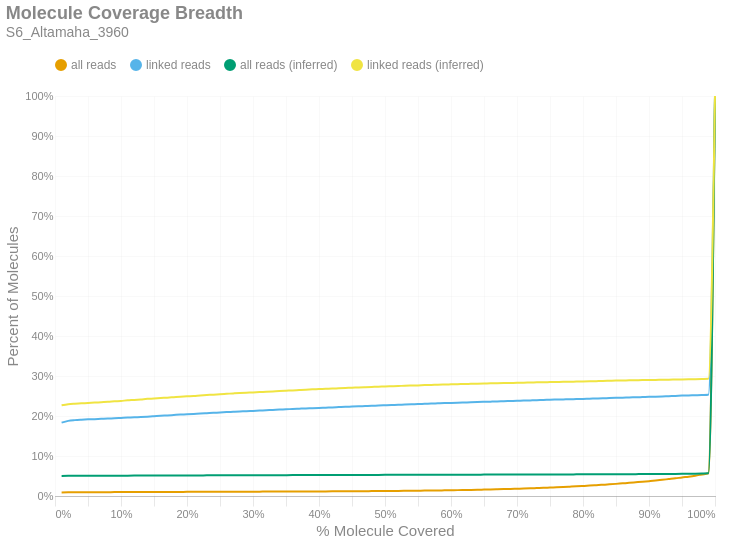

The notebook cell saved with this chart:
### Markdown cell above
### Molecule Read Coverage
This chart shows molecule coverage breadth as computed by the number of bases aligned to that molecule. In other words, "*how much of each unique long molecule is actually sequenced/aligned?*" Keep in mind there is a distinction between sequences and alignments, since some sequences belonging to a particular molecule may not align well and wouldn't appear in the alignment data. This chart also shows molecule coverage breadth as computed by the *inferred fragment* from which the aligned sequences originate. Unlike read coverage, this calculation takes into account the total insert size, including unsequenced gaps between the forward and reverse reads. Like the previous figures, these are cumulative percents.

### Code cell
if SKIPLR:
    print_html(f"Skipped")
else:
    binned_df = consolidated_hist(valids['coverage_bp'], mask, 0.01, True)
    binned_df_inf = consolidated_hist(valids['coverage_inserts'], mask, 0.01, True)
    binned_df = binned_df.with_columns(pl.lit(binned_df_inf['all reads (cumsum)']).alias('all reads (inferred)'))
    binned_df = binned_df.with_columns(pl.lit(binned_df_inf['linked reads (cumsum)']).alias('linked reads (inferred)'))
    binned_df = binned_df.with_columns(
        (pl.col('bin').cast(pl.Float64) + 0.01).alias('right_edge')
    )

    with SafeRender(binned_df):
        (
            density_plot(binned_df, 'Molecule Coverage Breadth', samplename, 'molcov', ['all reads (inferred)','linked reads (inferred)'])
            .encode(
                #x=alt.X('bin:Q', title="% Molecule Covered").axis(format = '%').scale(padding=0),
                x=alt.X('right_edge:Q', title="% Molecule Covered").axis(format='%').scale(padding=0),
                y=alt.Y('value:Q', title='Percent of Molecules')
                    .axis(format='%')
                    .stack(False)
                    .scale(domainMin=0, padding=0),
                color=alt.Color("key:N").scale(domain = ["all reads", "linked reads", "all reads (inferred)", "linked reads (inferred)"]),
                tooltip = [
                    alt.Tooltip("key:N", title = "Data Type"),
                    alt.Tooltip("range_label:N", title="% Molecule Covered"),
                    alt.Tooltip("value:Q", format = ".2%", title="% Molecules")
                ]
            )
        ).display()

### Figure 1 — Vega-Lite specification as saved in the notebook (floating-point values rounded to 4 significant figures)
{"width": "container", "height": 400, "config": {"title": {"anchor": "start", "dy": -15, "fontSize": 18, "color": "#888888", "subtitleColor": "#888888", "subtitleFontSize": 14}, "arc": {"fill": "#0072B2"}, "axis": {"domainColor": "#888888", "domainWidth": 0.5, "gridWidth": 0.2, "grid": false, "titleFontWeight": 400, "titleFontSize": 15, "labelFontSize": 11, "labelColor": "#888888", "tickColor": "#888888", "tickWidth": 0.2, "titleColor": "#888888"}, "axisBand": {"grid": false}, "axisX": {"grid": true, "tickSize": 10, "domainCap": "round"}, "axisY": {"domain": false, "grid": true, "tickSize": 0, "domainCap": "round"}, "background": "transparent", "header": {"labelFontSize": 15, "labelColor": "#888888", "titleFontSize": 15, "titleFontWeight": 600, "titleColor": "#888888"}, "legend": {"labelFont": "sans-serif", "labelFontSize": 12, "labelColor": "#888888", "symbolSize": 100, "symbolType": "circle", "titleFontSize": 12, "titlePadding": 10, "titleColor": "#888888", "title": null, "orient": "top"}, "range": {"category": ["#E69F00", "#56B4E9", "#009E73", "#F0E442", "#0072B2", "#D55E00", "#CC79A7", "#000000"], "diverging": ["#cfe8f3", "#a2d4ec", "#73bfe2", "#46abdb", "#1696d2", "#12719e"]}, "area": {"fill": "#0072B2", "fillOpacity": 0.7, "line": true, "strokeOpacity": 0.7}, "line": {"color": "#0072B2", "stroke": "#0072B2", "strokeWidth": 2}, "trail": {"color": "#0072B2", "stroke": "#0072B2", "strokeWidth": 0, "size": 1}, "point": {"filled": true, "fillOpacity": 1.0, "size": 95}, "text": {"color": "#888888", "fontSize": 11, "align": "right", "fontWeight": 400, "size": 11}, "bar": {"fill": "#0072B2", "stroke": null}, "view": {"stroke": null, "continuousWidth": 660, "continuousHeight": 400}}, "data": {"name": "data-c7e39354c4cbd5b3375de93594f77ee2"}, "mark": {"type": "line", "interpolate": "monotone", "point": {"opacity": 0, "size": 275}}, "encoding": {"color": {"field": "key", "scale": {"domain": ["all reads", "linked reads", "all reads (inferred)", "linked reads (inferred)"]}, "type": "nominal"}, "tooltip": [{"field": "key", "title": "Data Type", "type": "nominal"}, {"field": "range_label", "title": "% Molecule Covered", "type": "nominal"}, {"field": "value", "format": ".2%", "title": "% Molecules", "type": "quantitative"}], "x": {"axis": {"format": "%"}, "field": "right_edge", "scale": {"padding": 0}, "title": "% Molecule Covered", "type": "quantitative"}, "y": {"axis": {"format": "%"}, "field": "value", "scale": {"domainMin": 0, "padding": 0}, "stack": false, "title": "Percent of Molecules", "type": "quantitative"}}, "params": [{"name": "param_c36ac31b6afebe62", "select": {"type": "point", "fields": ["key"]}, "bind": "legend"}], "title": {"text": "Molecule Coverage Breadth", "subtitle": "S6_Altamaha_3960"}, "transform": [{"fold": ["all reads (cumsum)", "linked reads (cumsum)", "all reads (inferred)", "linked reads (inferred)"]}, {"calculate": "replace(datum.key, ' (cumsum)', '')", "as": "key"}, {"filter": {"param": "param_c36ac31b6afebe62"}}], "usermeta": {"embedOptions": {"downloadFileName": "S6_Altamaha_3960.molcov"}}, "$schema": "https://vega.github.io/schema/vega-lite/v6.1.0.json", "datasets": {"data-c7e39354c4cbd5b3375de93594f77ee2": [{"bin": "0.0", "interval": "0.0-0.01", "all reads": 0.008981, "linked reads": 0.1835, "all reads (cumsum)": 0.008981, "linked reads (cumsum)": 0.1835, "range_label": "0.0-0.01", "all reads (inferred)": 0.05024, "linked reads (inferred)": 0.227, "right_edge": 0.01}, {"bin": "0.01", "interval": "0.01-0.02", "all reads": 0.000248, "linked reads": 0.004293, "all reads (cumsum)": 0.009229, "linked reads (cumsum)": 0.1878, "range_label": "0.01-0.02", "all reads (inferred)": 0.05037, "linked reads (inferred)": 0.2296, "right_edge": 0.02}, {"bin": "0.02", "interval": "0.02-0.03", "all reads": 0.0001171, "linked reads": 0.001882, "all reads (cumsum)": 0.009346, "linked reads (cumsum)": 0.1897, "range_label": "0.02-0.03", "all reads (inferred)": 0.05043, "linked reads (inferred)": 0.2309, "right_edge": 0.03}, {"bin": "0.03", "interval": "0.03-0.04", "all reads": 7.77e-05, "linked reads": 0.001079, "all reads (cumsum)": 0.009424, "linked reads (cumsum)": 0.1908, "range_label": "0.03-0.04", "all reads (inferred)": 0.05048, "linked reads (inferred)": 0.2317, "right_edge": 0.04}, {"bin": "0.04", "interval": "0.04-0.05", "all reads": 6.493e-05, "linked reads": 0.0008035, "all reads (cumsum)": 0.009489, "linked reads (cumsum)": 0.1916, "range_label": "0.04-0.05", "all reads (inferred)": 0.05054, "linked reads (inferred)": 0.2326, "right_edge": 0.05}, {"bin": "0.05", "interval": "0.05-0.06", "all reads": 5.641e-05, "linked reads": 0.0005969, "all reads (cumsum)": 0.009545, "linked reads (cumsum)": 0.1922, "range_label": "0.05-0.06", "all reads (inferred)": 0.05059, "linked reads (inferred)": 0.2335, "right_edge": 0.06}, {"bin": "0.06", "interval": "0.06-0.07", "all reads": 4.577e-05, "linked reads": 0.0006887, "all reads (cumsum)": 0.009591, "linked reads (cumsum)": 0.1929, "range_label": "0.06-0.07", "all reads (inferred)": 0.05064, "linked reads (inferred)": 0.2345, "right_edge": 0.07}, {"bin": "0.07", "interval": "0.07-0.08", "all reads": 5.003e-05, "linked reads": 0.0006198, "all reads (cumsum)": 0.009641, "linked reads (cumsum)": 0.1935, "range_label": "0.07-0.08", "all reads (inferred)": 0.05069, "linked reads (inferred)": 0.2353, "right_edge": 0.08}, {"bin": "0.08", "interval": "0.08-0.09", "all reads": 7.131e-05, "linked reads": 0.001079, "all reads (cumsum)": 0.009713, "linked reads (cumsum)": 0.1946, "range_label": "0.08-0.09", "all reads (inferred)": 0.05076, "linked reads (inferred)": 0.2366, "right_edge": 0.09}, {"bin": "0.09", "interval": "0.09-0.1", "all reads": 5.322e-05, "linked reads": 0.0007117, "all reads (cumsum)": 0.009766, "linked reads (cumsum)": 0.1953, "range_label": "0.09-0.1", "all reads (inferred)": 0.05082, "linked reads (inferred)": 0.2378, "right_edge": 0.1}, {"bin": "0.1", "interval": "0.1-0.11", "all reads": 5.641e-05, "linked reads": 0.0007117, "all reads (cumsum)": 0.009822, "linked reads (cumsum)": 0.196, "range_label": "0.1-0.11", "all reads (inferred)": 0.05089, "linked reads (inferred)": 0.2392, "right_edge": 0.11}, {"bin": "0.11", "interval": "0.11-0.12", "all reads": 5.428e-05, "linked reads": 0.0008494, "all reads (cumsum)": 0.009876, "linked reads (cumsum)": 0.1968, "range_label": "0.11-0.12", "all reads (inferred)": 0.05094, "linked reads (inferred)": 0.2402, "right_edge": 0.12}, {"bin": "0.12", "interval": "0.12-0.13", "all reads": 4.258e-05, "linked reads": 0.0006428, "all reads (cumsum)": 0.009919, "linked reads (cumsum)": 0.1975, "range_label": "0.12-0.13", "all reads (inferred)": 0.05101, "linked reads (inferred)": 0.2414, "right_edge": 0.13}, {"bin": "0.13", "interval": "0.13-0.14", "all reads": 5.535e-05, "linked reads": 0.0008494, "all reads (cumsum)": 0.009974, "linked reads (cumsum)": 0.1983, "range_label": "0.13-0.14", "all reads (inferred)": 0.05108, "linked reads (inferred)": 0.2428, "right_edge": 0.14}, {"bin": "0.14", "interval": "0.14-0.15", "all reads": 6.493e-05, "linked reads": 0.001125, "all reads (cumsum)": 0.01004, "linked reads (cumsum)": 0.1994, "range_label": "0.14-0.15", "all reads (inferred)": 0.05113, "linked reads (inferred)": 0.2438, "right_edge": 0.15}, {"bin": "0.15", "interval": "0.15-0.16", "all reads": 7.131e-05, "linked reads": 0.001217, "all reads (cumsum)": 0.01011, "linked reads (cumsum)": 0.2007, "range_label": "0.15-0.16", "all reads (inferred)": 0.05119, "linked reads (inferred)": 0.2449, "right_edge": 0.16}, {"bin": "0.16", "interval": "0.16-0.17", "all reads": 5.535e-05, "linked reads": 0.0008724, "all reads (cumsum)": 0.01017, "linked reads (cumsum)": 0.2015, "range_label": "0.16-0.17", "all reads (inferred)": 0.05123, "linked reads (inferred)": 0.2459, "right_edge": 0.17}, {"bin": "0.17", "interval": "0.17-0.18", "all reads": 5.215e-05, "linked reads": 0.0009642, "all reads (cumsum)": 0.01022, "linked reads (cumsum)": 0.2025, "range_label": "0.17-0.18", "all reads (inferred)": 0.05129, "linked reads (inferred)": 0.247, "right_edge": 0.18}, {"bin": "0.18", "interval": "0.18-0.19", "all reads": 5.748e-05, "linked reads": 0.0009642, "all reads (cumsum)": 0.01028, "linked reads (cumsum)": 0.2035, "range_label": "0.18-0.19", "all reads (inferred)": 0.05135, "linked reads (inferred)": 0.2482, "right_edge": 0.19}, {"bin": "0.19", "interval": "0.19-0.2", "all reads": 4.79e-05, "linked reads": 0.0007805, "all reads (cumsum)": 0.01032, "linked reads (cumsum)": 0.2042, "range_label": "0.19-0.2", "all reads (inferred)": 0.0514, "linked reads (inferred)": 0.2493, "right_edge": 0.2}, {"bin": "0.2", "interval": "0.2-0.21", "all reads": 5.748e-05, "linked reads": 0.0009183, "all reads (cumsum)": 0.01038, "linked reads (cumsum)": 0.2052, "range_label": "0.2-0.21", "all reads (inferred)": 0.05145, "linked reads (inferred)": 0.2501, "right_edge": 0.21}, {"bin": "0.21", "interval": "0.21-0.22", "all reads": 5.854e-05, "linked reads": 0.00101, "all reads (cumsum)": 0.01044, "linked reads (cumsum)": 0.2062, "range_label": "0.21-0.22", "all reads (inferred)": 0.05152, "linked reads (inferred)": 0.2514, "right_edge": 0.22}, {"bin": "0.22", "interval": "0.22-0.23", "all reads": 5.003e-05, "linked reads": 0.0008724, "all reads (cumsum)": 0.01049, "linked reads (cumsum)": 0.207, "range_label": "0.22-0.23", "all reads (inferred)": 0.05157, "linked reads (inferred)": 0.2525, "right_edge": 0.23}, {"bin": "0.23", "interval": "0.23-0.24", "all reads": 5.854e-05, "linked reads": 0.0008494, "all reads (cumsum)": 0.01055, "linked reads (cumsum)": 0.2079, "range_label": "0.23-0.24", "all reads (inferred)": 0.05162, "linked reads (inferred)": 0.2534, "right_edge": 0.24}, {"bin": "0.24", "interval": "0.24-0.25", "all reads": 5.535e-05, "linked reads": 0.0009871, "all reads (cumsum)": 0.0106, "linked reads (cumsum)": 0.2089, "range_label": "0.24-0.25", "all reads (inferred)": 0.05168, "linked reads (inferred)": 0.2545, "right_edge": 0.25}, {"bin": "0.25", "interval": "0.25-0.26", "all reads": 5.215e-05, "linked reads": 0.0008494, "all reads (cumsum)": 0.01066, "linked reads (cumsum)": 0.2097, "range_label": "0.25-0.26", "all reads (inferred)": 0.05173, "linked reads (inferred)": 0.2555, "right_edge": 0.26}, {"bin": "0.26", "interval": "0.26-0.27", "all reads": 4.896e-05, "linked reads": 0.0007346, "all reads (cumsum)": 0.0107, "linked reads (cumsum)": 0.2105, "range_label": "0.26-0.27", "all reads (inferred)": 0.05179, "linked reads (inferred)": 0.2565, "right_edge": 0.27}, {"bin": "0.27", "interval": "0.27-0.28", "all reads": 5.535e-05, "linked reads": 0.0007576, "all reads (cumsum)": 0.01076, "linked reads (cumsum)": 0.2112, "range_label": "0.27-0.28", "all reads (inferred)": 0.05184, "linked reads (inferred)": 0.2574, "right_edge": 0.28}, {"bin": "0.28", "interval": "0.28-0.29", "all reads": 5.854e-05, "linked reads": 0.0008724, "all reads (cumsum)": 0.01082, "linked reads (cumsum)": 0.2121, "range_label": "0.28-0.29", "all reads (inferred)": 0.05188, "linked reads (inferred)": 0.2582, "right_edge": 0.29}, {"bin": "0.29", "interval": "0.29-0.3", "all reads": 5.641e-05, "linked reads": 0.0007117, "all reads (cumsum)": 0.01087, "linked reads (cumsum)": 0.2128, "range_label": "0.29-0.3", "all reads (inferred)": 0.05193, "linked reads (inferred)": 0.259, "right_edge": 0.3}, {"bin": "0.3", "interval": "0.3-0.31", "all reads": 4.79e-05, "linked reads": 0.0007805, "all reads (cumsum)": 0.01092, "linked reads (cumsum)": 0.2136, "range_label": "0.3-0.31", "all reads (inferred)": 0.05197, "linked reads (inferred)": 0.2598, "right_edge": 0.31}, {"bin": "0.31", "interval": "0.31-0.32", "all reads": 6.599e-05, "linked reads": 0.0009183, "all reads (cumsum)": 0.01099, "linked reads (cumsum)": 0.2145, "range_label": "0.31-0.32", "all reads (inferred)": 0.05201, "linked reads (inferred)": 0.2606, "right_edge": 0.32}, {"bin": "0.32", "interval": "0.32-0.33", "all reads": 5.428e-05, "linked reads": 0.0007117, "all reads (cumsum)": 0.01104, "linked reads (cumsum)": 0.2152, "range_label": "0.32-0.33", "all reads (inferred)": 0.05205, "linked reads (inferred)": 0.2615, "right_edge": 0.33}, {"bin": "0.33", "interval": "0.33-0.34", "all reads": 6.599e-05, "linked reads": 0.0009642, "all reads (cumsum)": 0.01111, "linked reads (cumsum)": 0.2162, "range_label": "0.33-0.34", "all reads (inferred)": 0.05211, "linked reads (inferred)": 0.2624, "right_edge": 0.34}, {"bin": "0.34", "interval": "0.34-0.35", "all reads": 4.896e-05, "linked reads": 0.000528, "all reads (cumsum)": 0.01116, "linked reads (cumsum)": 0.2167, "range_label": "0.34-0.35", "all reads (inferred)": 0.05215, "linked reads (inferred)": 0.2632, "right_edge": 0.35}, {"bin": "0.35", "interval": "0.35-0.36", "all reads": 6.28e-05, "linked reads": 0.0008953, "all reads (cumsum)": 0.01122, "linked reads (cumsum)": 0.2176, "range_label": "0.35-0.36", "all reads (inferred)": 0.05219, "linked reads (inferred)": 0.2639, "right_edge": 0.36}, {"bin": "0.36", "interval": "0.36-0.37", "all reads": 5.215e-05, "linked reads": 0.0006657, "all reads (cumsum)": 0.01127, "linked reads (cumsum)": 0.2183, "range_label": "0.36-0.37", "all reads (inferred)": 0.05225, "linked reads (inferred)": 0.2649, "right_edge": 0.37}, {"bin": "0.37", "interval": "0.37-0.38", "all reads": 6.706e-05, "linked reads": 0.0006657, "all reads (cumsum)": 0.01134, "linked reads (cumsum)": 0.2189, "range_label": "0.37-0.38", "all reads (inferred)": 0.0523, "linked reads (inferred)": 0.2659, "right_edge": 0.38}, {"bin": "0.38", "interval": "0.38-0.39", "all reads": 6.173e-05, "linked reads": 0.0005051, "all reads (cumsum)": 0.0114, "linked reads (cumsum)": 0.2194, "range_label": "0.38-0.39", "all reads (inferred)": 0.05235, "linked reads (inferred)": 0.2666, "right_edge": 0.39}, {"bin": "0.39", "interval": "0.39-0.4", "all reads": 7.025e-05, "linked reads": 0.0006198, "all reads (cumsum)": 0.01147, "linked reads (cumsum)": 0.2201, "range_label": "0.39-0.4", "all reads (inferred)": 0.05239, "linked reads (inferred)": 0.2672, "right_edge": 0.4}, {"bin": "0.4", "interval": "0.4-0.41", "all reads": 7.876e-05, "linked reads": 0.0007576, "all reads (cumsum)": 0.01155, "linked reads (cumsum)": 0.2208, "range_label": "0.4-0.41", "all reads (inferred)": 0.05244, "linked reads (inferred)": 0.2679, "right_edge": 0.41}, {"bin": "0.41", "interval": "0.41-0.42", "all reads": 8.409e-05, "linked reads": 0.0007117, "all reads (cumsum)": 0.01163, "linked reads (cumsum)": 0.2215, "range_label": "0.41-0.42", "all reads (inferred)": 0.05248, "linked reads (inferred)": 0.2685, "right_edge": 0.42}, {"bin": "0.42", "interval": "0.42-0.43", "all reads": 9.579e-05, "linked reads": 0.0007805, "all reads (cumsum)": 0.01173, "linked reads (cumsum)": 0.2223, "range_label": "0.42-0.43", "all reads (inferred)": 0.05253, "linked reads (inferred)": 0.2693, "right_edge": 0.43}, {"bin": "0.43", "interval": "0.43-0.44", "all reads": 7.238e-05, "linked reads": 0.0007805, "all reads (cumsum)": 0.0118, "linked reads (cumsum)": 0.2231, "range_label": "0.43-0.44", "all reads (inferred)": 0.05257, "linked reads (inferred)": 0.27, "right_edge": 0.44}, {"bin": "0.44", "interval": "0.44-0.45", "all reads": 8.196e-05, "linked reads": 0.0005051, "all reads (cumsum)": 0.01188, "linked reads (cumsum)": 0.2236, "range_label": "0.44-0.45", "all reads (inferred)": 0.05261, "linked reads (inferred)": 0.2707, "right_edge": 0.45}, {"bin": "0.45", "interval": "0.45-0.46", "all reads": 0.0001096, "linked reads": 0.0005969, "all reads (cumsum)": 0.01199, "linked reads (cumsum)": 0.2242, "range_label": "0.45-0.46", "all reads (inferred)": 0.05266, "linked reads (inferred)": 0.2715, "right_edge": 0.46}, {"bin": "0.46", "interval": "0.46-0.47", "all reads": 0.0001139, "linked reads": 0.0006428, "all reads (cumsum)": 0.01211, "linked reads (cumsum)": 0.2248, "range_label": "0.46-0.47", "all reads (inferred)": 0.0527, "linked reads (inferred)": 0.2721, "right_edge": 0.47}, {"bin": "0.47", "interval": "0.47-0.48", "all reads": 0.0001075, "linked reads": 0.0006198, "all reads (cumsum)": 0.01222, "linked reads (cumsum)": 0.2255, "range_label": "0.47-0.48", "all reads (inferred)": 0.05274, "linked reads (inferred)": 0.2727, "right_edge": 0.48}, {"bin": "0.48", "interval": "0.48-0.49", "all reads": 0.0001267, "linked reads": 0.0007805, "all reads (cumsum)": 0.01234, "linked reads (cumsum)": 0.2262, "range_label": "0.48-0.49", "all reads (inferred)": 0.05278, "linked reads (inferred)": 0.2732, "right_edge": 0.49}, {"bin": "0.49", "interval": "0.49-0.5", "all reads": 0.0001469, "linked reads": 0.0006657, "all reads (cumsum)": 0.01249, "linked reads (cumsum)": 0.2269, "range_label": "0.49-0.5", "all reads (inferred)": 0.05284, "linked reads (inferred)": 0.274, "right_edge": 0.5}, {"bin": "0.5", "interval": "0.5-0.51", "all reads": 0.0001394, "linked reads": 0.0006428, "all reads (cumsum)": 0.01263, "linked reads (cumsum)": 0.2275, "range_label": "0.5-0.51", "all reads (inferred)": 0.05288, "linked reads (inferred)": 0.2745, "right_edge": 0.51}, {"bin": "0.51", "interval": "0.51-0.52", "all reads": 0.0001533, "linked reads": 0.0005051, "all reads (cumsum)": 0.01278, "linked reads (cumsum)": 0.2281, "range_label": "0.51-0.52", "all reads (inferred)": 0.05291, "linked reads (inferred)": 0.275, "right_edge": 0.52}, {"bin": "0.52", "interval": "0.52-0.53", "all reads": 0.0001607, "linked reads": 0.0007346, "all reads (cumsum)": 0.01294, "linked reads (cumsum)": 0.2288, "range_label": "0.52-0.53", "all reads (inferred)": 0.05296, "linked reads (inferred)": 0.2756, "right_edge": 0.53}, {"bin": "0.53", "interval": "0.53-0.54", "all reads": 0.0001884, "linked reads": 0.000551, "all reads (cumsum)": 0.01313, "linked reads (cumsum)": 0.2293, "range_label": "0.53-0.54", "all reads (inferred)": 0.053, "linked reads (inferred)": 0.2761, "right_edge": 0.54}, {"bin": "0.54", "interval": "0.54-0.55", "all reads": 0.0001671, "linked reads": 0.0003673, "all reads (cumsum)": 0.0133, "linked reads (cumsum)": 0.2297, "range_label": "0.54-0.55", "all reads (inferred)": 0.05304, "linked reads (inferred)": 0.2765, "right_edge": 0.55}, {"bin": "0.55", "interval": "0.55-0.56", "all reads": 0.0001756, "linked reads": 0.0006657, "all reads (cumsum)": 0.01347, "linked reads (cumsum)": 0.2304, "range_label": "0.55-0.56", "all reads (inferred)": 0.05309, "linked reads (inferred)": 0.2772, "right_edge": 0.56}, {"bin": "0.56", "interval": "0.56-0.57", "all reads": 0.0001905, "linked reads": 0.0005969, "all reads (cumsum)": 0.01366, "linked reads (cumsum)": 0.231, "range_label": "0.56-0.57", "all reads (inferred)": 0.05312, "linked reads (inferred)": 0.2777, "right_edge": 0.57}, {"bin": "0.57", "interval": "0.57-0.58", "all reads": 0.000232, "linked reads": 0.0006657, "all reads (cumsum)": 0.0139, "linked reads (cumsum)": 0.2316, "range_label": "0.57-0.58", "all reads (inferred)": 0.05317, "linked reads (inferred)": 0.2784, "right_edge": 0.58}, {"bin": "0.58", "interval": "0.58-0.59", "all reads": 0.0002523, "linked reads": 0.0006657, "all reads (cumsum)": 0.01415, "linked reads (cumsum)": 0.2323, "range_label": "0.58-0.59", "all reads (inferred)": 0.05321, "linked reads (inferred)": 0.2788, "right_edge": 0.59}, {"bin": "0.59", "interval": "0.59-0.6", "all reads": 0.0002704, "linked reads": 0.0003673, "all reads (cumsum)": 0.01442, "linked reads (cumsum)": 0.2327, "range_label": "0.59-0.6", "all reads (inferred)": 0.05324, "linked reads (inferred)": 0.2791, "right_edge": 0.6}, {"bin": "0.6", "interval": "0.6-0.61", "all reads": 0.0002682, "linked reads": 0.0005051, "all reads (cumsum)": 0.01469, "linked reads (cumsum)": 0.2332, "range_label": "0.6-0.61", "all reads (inferred)": 0.05328, "linked reads (inferred)": 0.2795, "right_edge": 0.61}, {"bin": "0.61", "interval": "0.61-0.62", "all reads": 0.0002927, "linked reads": 0.0006198, "all reads (cumsum)": 0.01498, "linked reads (cumsum)": 0.2338, "range_label": "0.61-0.62", "all reads (inferred)": 0.05332, "linked reads (inferred)": 0.28, "right_edge": 0.62}, {"bin": "0.62", "interval": "0.62-0.63", "all reads": 0.0002948, "linked reads": 0.0006428, "all reads (cumsum)": 0.01528, "linked reads (cumsum)": 0.2344, "range_label": "0.62-0.63", "all reads (inferred)": 0.05335, "linked reads (inferred)": 0.2803, "right_edge": 0.63}, {"bin": "0.63", "interval": "0.63-0.64", "all reads": 0.0003246, "linked reads": 0.000551, "all reads (cumsum)": 0.0156, "linked reads (cumsum)": 0.235, "range_label": "0.63-0.64", "all reads (inferred)": 0.0534, "linked reads (inferred)": 0.2807, "right_edge": 0.64}, {"bin": "0.64", "interval": "0.64-0.65", "all reads": 0.0003842, "linked reads": 0.0004591, "all reads (cumsum)": 0.01598, "linked reads (cumsum)": 0.2354, "range_label": "0.64-0.65", "all reads (inferred)": 0.05344, "linked reads (inferred)": 0.2812, "right_edge": 0.65}, {"bin": "0.65", "interval": "0.65-0.66", "all reads": 0.0003842, "linked reads": 0.0004362, "all reads (cumsum)": 0.01637, "linked reads (cumsum)": 0.2359, "range_label": "0.65-0.66", "all reads (inferred)": 0.05349, "linked reads (inferred)": 0.2816, "right_edge": 0.66}, {"bin": "0.66", "interval": "0.66-0.67", "all reads": 0.000414, "linked reads": 0.0004591, "all reads (cumsum)": 0.01678, "linked reads (cumsum)": 0.2363, "range_label": "0.66-0.67", "all reads (inferred)": 0.05353, "linked reads (inferred)": 0.282, "right_edge": 0.67}, {"bin": "0.67", "interval": "0.67-0.68", "all reads": 0.0004247, "linked reads": 0.0005969, "all reads (cumsum)": 0.01721, "linked reads (cumsum)": 0.2369, "range_label": "0.67-0.68", "all reads (inferred)": 0.05357, "linked reads (inferred)": 0.2823, "right_edge": 0.68}, {"bin": "0.68", "interval": "0.68-0.69", "all reads": 0.0004588, "linked reads": 0.000528, "all reads (cumsum)": 0.01767, "linked reads (cumsum)": 0.2375, "range_label": "0.68-0.69", "all reads (inferred)": 0.05362, "linked reads (inferred)": 0.2827, "right_edge": 0.69}, {"bin": "0.69", "interval": "0.69-0.7", "all reads": 0.0004971, "linked reads": 0.000551, "all reads (cumsum)": 0.01816, "linked reads (cumsum)": 0.238, "range_label": "0.69-0.7", "all reads (inferred)": 0.05366, "linked reads (inferred)": 0.2829, "right_edge": 0.7}, {"bin": "0.7", "interval": "0.7-0.71", "all reads": 0.0004917, "linked reads": 0.0004362, "all reads (cumsum)": 0.01865, "linked reads (cumsum)": 0.2385, "range_label": "0.7-0.71", "all reads (inferred)": 0.05371, "linked reads (inferred)": 0.2834, "right_edge": 0.71}, {"bin": "0.71", "interval": "0.71-0.72", "all reads": 0.0005428, "linked reads": 0.0005969, "all reads (cumsum)": 0.0192, "linked reads (cumsum)": 0.239, "range_label": "0.71-0.72", "all reads (inferred)": 0.05375, "linked reads (inferred)": 0.2837, "right_edge": 0.72}, {"bin": "0.72", "interval": "0.72-0.73", "all reads": 0.0005939, "linked reads": 0.0005969, "all reads (cumsum)": 0.01979, "linked reads (cumsum)": 0.2396, "range_label": "0.72-0.73", "all reads (inferred)": 0.05379, "linked reads (inferred)": 0.2841, "right_edge": 0.73}, {"bin": "0.73", "interval": "0.73-0.74", "all reads": 0.000595, "linked reads": 0.0004362, "all reads (cumsum)": 0.02039, "linked reads (cumsum)": 0.2401, "range_label": "0.73-0.74", "all reads (inferred)": 0.05383, "linked reads (inferred)": 0.2845, "right_edge": 0.74}, {"bin": "0.74", "interval": "0.74-0.75", "all reads": 0.0007195, "linked reads": 0.0006198, "all reads (cumsum)": 0.02111, "linked reads (cumsum)": 0.2407, "range_label": "0.74-0.75", "all reads (inferred)": 0.05388, "linked reads (inferred)": 0.2848, "right_edge": 0.75}, {"bin": "0.75", "interval": "0.75-0.76", "all reads": 0.000678, "linked reads": 0.0004132, "all reads (cumsum)": 0.02178, "linked reads (cumsum)": 0.2411, "range_label": "0.75-0.76", "all reads (inferred)": 0.05392, "linked reads (inferred)": 0.2851, "right_edge": 0.76}, {"bin": "0.76", "interval": "0.76-0.77", "all reads": 0.000744, "linked reads": 0.0003903, "all reads (cumsum)": 0.02253, "linked reads (cumsum)": 0.2415, "range_label": "0.76-0.77", "all reads (inferred)": 0.05396, "linked reads (inferred)": 0.2854, "right_edge": 0.77}, {"bin": "0.77", "interval": "0.77-0.78", "all reads": 0.0008047, "linked reads": 0.0002755, "all reads (cumsum)": 0.02333, "linked reads (cumsum)": 0.2418, "range_label": "0.77-0.78", "all reads (inferred)": 0.05401, "linked reads (inferred)": 0.2856, "right_edge": 0.78}, {"bin": "0.78", "interval": "0.78-0.79", "all reads": 0.0008228, "linked reads": 0.0006428, "all reads (cumsum)": 0.02416, "linked reads (cumsum)": 0.2424, "range_label": "0.78-0.79", "all reads (inferred)": 0.05407, "linked reads (inferred)": 0.2861, "right_edge": 0.79}, {"bin": "0.79", "interval": "0.79-0.8", "all reads": 0.0009005, "linked reads": 0.0003673, "all reads (cumsum)": 0.02506, "linked reads (cumsum)": 0.2428, "range_label": "0.79-0.8", "all reads (inferred)": 0.05412, "linked reads (inferred)": 0.2865, "right_edge": 0.8}, {"bin": "0.8", "interval": "0.8-0.81", "all reads": 0.0009313, "linked reads": 0.0004821, "all reads (cumsum)": 0.02599, "linked reads (cumsum)": 0.2433, "range_label": "0.8-0.81", "all reads (inferred)": 0.05418, "linked reads (inferred)": 0.2868, "right_edge": 0.81}, {"bin": "0.81", "interval": "0.81-0.82", "all reads": 0.001035, "linked reads": 0.0004362, "all reads (cumsum)": 0.02702, "linked reads (cumsum)": 0.2437, "range_label": "0.81-0.82", "all reads (inferred)": 0.05423, "linked reads (inferred)": 0.2872, "right_edge": 0.82}, {"bin": "0.82", "interval": "0.82-0.83", "all reads": 0.001051, "linked reads": 0.0004821, "all reads (cumsum)": 0.02807, "linked reads (cumsum)": 0.2442, "range_label": "0.82-0.83", "all reads (inferred)": 0.05429, "linked reads (inferred)": 0.2875, "right_edge": 0.83}, {"bin": "0.83", "interval": "0.83-0.84", "all reads": 0.001048, "linked reads": 0.0006887, "all reads (cumsum)": 0.02912, "linked reads (cumsum)": 0.2449, "range_label": "0.83-0.84", "all reads (inferred)": 0.05436, "linked reads (inferred)": 0.288, "right_edge": 0.84}, {"bin": "0.84", "interval": "0.84-0.85", "all reads": 0.001198, "linked reads": 0.000551, "all reads (cumsum)": 0.03032, "linked reads (cumsum)": 0.2454, "range_label": "0.84-0.85", "all reads (inferred)": 0.05443, "linked reads (inferred)": 0.2886, "right_edge": 0.85}, {"bin": "0.85", "interval": "0.85-0.86", "all reads": 0.001302, "linked reads": 0.0003444, "all reads (cumsum)": 0.03162, "linked reads (cumsum)": 0.2458, "range_label": "0.85-0.86", "all reads (inferred)": 0.0545, "linked reads (inferred)": 0.2888, "right_edge": 0.86}, {"bin": "0.86", "interval": "0.86-0.87", "all reads": 0.001249, "linked reads": 0.0006198, "all reads (cumsum)": 0.03287, "linked reads (cumsum)": 0.2464, "range_label": "0.86-0.87", "all reads (inferred)": 0.05458, "linked reads (inferred)": 0.2893, "right_edge": 0.87}, {"bin": "0.87", "interval": "0.87-0.88", "all reads": 0.001406, "linked reads": 0.0004362, "all reads (cumsum)": 0.03428, "linked reads (cumsum)": 0.2468, "range_label": "0.87-0.88", "all reads (inferred)": 0.05466, "linked reads (inferred)": 0.2895, "right_edge": 0.88}, {"bin": "0.88", "interval": "0.88-0.89", "all reads": 0.001408, "linked reads": 0.000528, "all reads (cumsum)": 0.03568, "linked reads (cumsum)": 0.2474, "range_label": "0.88-0.89", "all reads (inferred)": 0.05473, "linked reads (inferred)": 0.2899, "right_edge": 0.89}, {"bin": "0.89", "interval": "0.89-0.9", "all reads": 0.001475, "linked reads": 0.000528, "all reads (cumsum)": 0.03716, "linked reads (cumsum)": 0.2479, "range_label": "0.89-0.9", "all reads (inferred)": 0.05481, "linked reads (inferred)": 0.2899, "right_edge": 0.9}, {"bin": "0.9", "interval": "0.9-0.91", "all reads": 0.001554, "linked reads": 0.0004591, "all reads (cumsum)": 0.03871, "linked reads (cumsum)": 0.2483, "range_label": "0.9-0.91", "all reads (inferred)": 0.0549, "linked reads (inferred)": 0.2903, "right_edge": 0.91}, {"bin": "0.91", "interval": "0.91-0.92", "all reads": 0.001811, "linked reads": 0.000551, "all reads (cumsum)": 0.04052, "linked reads (cumsum)": 0.2489, "range_label": "0.91-0.92", "all reads (inferred)": 0.055, "linked reads (inferred)": 0.2904, "right_edge": 0.92}, {"bin": "0.92", "interval": "0.92-0.93", "all reads": 0.001782, "linked reads": 0.0006887, "all reads (cumsum)": 0.04231, "linked reads (cumsum)": 0.2496, "range_label": "0.92-0.93", "all reads (inferred)": 0.0551, "linked reads (inferred)": 0.2907, "right_edge": 0.93}, {"bin": "0.93", "interval": "0.93-0.94", "all reads": 0.001789, "linked reads": 0.0006198, "all reads (cumsum)": 0.04409, "linked reads (cumsum)": 0.2502, "range_label": "0.93-0.94", "all reads (inferred)": 0.05521, "linked reads (inferred)": 0.2911, "right_edge": 0.94}, {"bin": "0.94", "interval": "0.94-0.95", "all reads": 0.002266, "linked reads": 0.0007346, "all reads (cumsum)": 0.04636, "linked reads (cumsum)": 0.2509, "range_label": "0.94-0.95", "all reads (inferred)": 0.05537, "linked reads (inferred)": 0.2914, "right_edge": 0.95}, {"bin": "0.95", "interval": "0.95-0.96", "all reads": 0.001947, "linked reads": 0.000528, "all reads (cumsum)": 0.04831, "linked reads (cumsum)": 0.2515, "range_label": "0.95-0.96", "all reads (inferred)": 0.05556, "linked reads (inferred)": 0.2917, "right_edge": 0.96}, {"bin": "0.96", "interval": "0.96-0.97", "all reads": 0.002387, "linked reads": 0.0005051, "all reads (cumsum)": 0.05069, "linked reads (cumsum)": 0.252, "range_label": "0.96-0.97", "all reads (inferred)": 0.05574, "linked reads (inferred)": 0.2919, "right_edge": 0.97}, {"bin": "0.97", "interval": "0.97-0.98", "all reads": 0.003049, "linked reads": 0.000528, "all reads (cumsum)": 0.05374, "linked reads (cumsum)": 0.2525, "range_label": "0.97-0.98", "all reads (inferred)": 0.05609, "linked reads (inferred)": 0.2924, "right_edge": 0.98}, {"bin": "0.98", "interval": "0.98-0.99", "all reads": 0.003104, "linked reads": 0.0007117, "all reads (cumsum)": 0.05685, "linked reads (cumsum)": 0.2532, "range_label": "0.98-0.99", "all reads (inferred)": 0.05675, "linked reads (inferred)": 0.2931, "right_edge": 0.99}, {"bin": "0.99", "interval": "0.99-1.0", "all reads": 0.9432, "linked reads": 0.7468, "all reads (cumsum)": 1.0, "linked reads (cumsum)": 1.0, "range_label": "0.99-1.0", "all reads (inferred)": 1.0, "linked reads (inferred)": 1.0, "right_edge": 1.0}]}}
